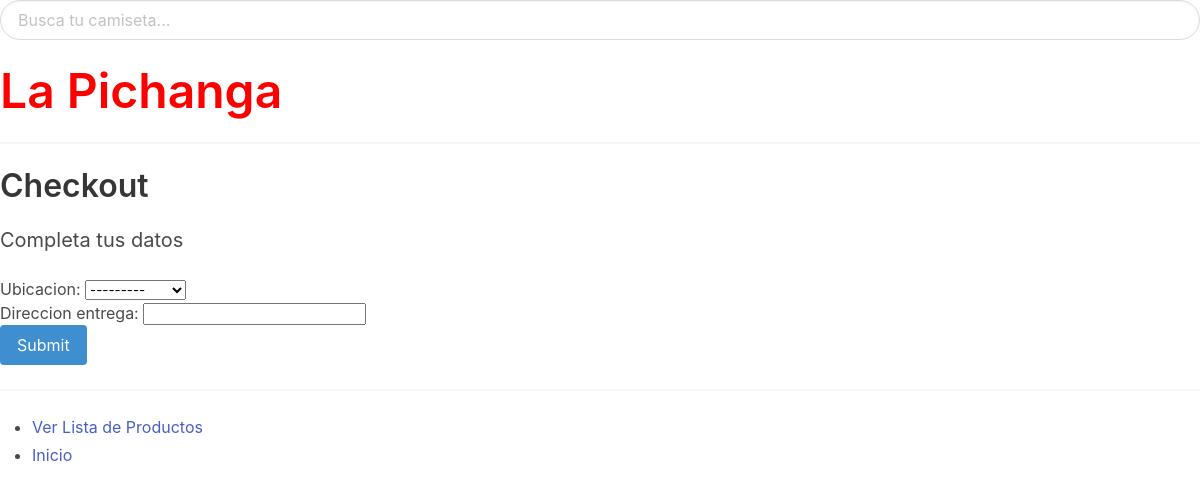
Before: /checkout/5 with the older database file.
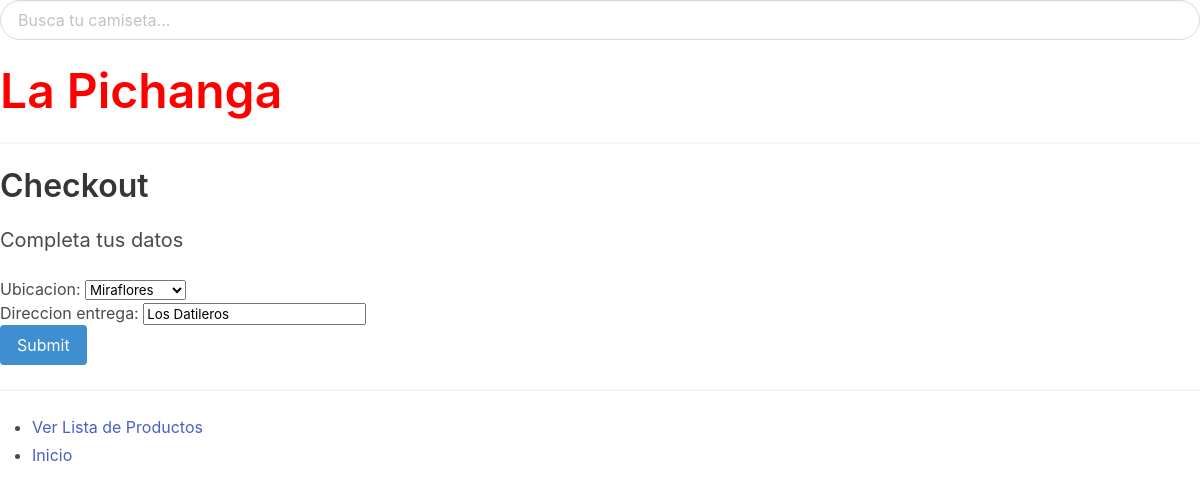
After: the same page with the newer database file.
### main/models.py (models this page shows, shortened)
class Pedido(models.Model):
    cliente = models.ForeignKey('Cliente', on_delete=models.CASCADE, null=True)
    repartidor = models.ForeignKey('Colaborador', on_delete=models.SET_NULL, null=True)
    ubicacion = models.ForeignKey('Localizacion', on_delete=models.SET_NULL, null=True)
    fecha_creacion = models.DateTimeField(auto_now=True)
    fecha_entrega = models.DateTimeField(blank=True, null=True)
    estado = models.CharField(max_length=3)
    direccion_entrega = models.CharField(max_length=100, blank=True, null=True)
    tarifa = models.FloatField(blank=True, null=True)

### main/views.py (the view, shortened to what this page needs)
# urls.py: path('checkout/<int:pk>', views.PedidoUpdateView.as_view(), name='pedido-update'),
class PedidoUpdateView(UpdateView):
    model = Pedido
    fields = ['ubicacion', 'direccion_entrega']
    success_url = reverse_lazy('payment')

### main/models.py (called while the page is built)
    def __str__(self):
        return self.distrito

### main/templates/main/pedido_form.html (shortened to what this page needs)
{% extends "base.html" %}
{% block content %}
    <h3 class="title"> Checkout </h3>
    <div class="block">
        <h5 class="subtitle"> Completa tus datos </h5>
        <form method="post">
          {{ form.as_p }}
          <input type="submit" value="Submit" class="button is-info">
        </form>
    </div>
    <hr>
    <div class="content">
        <ul>
          <li><a href="{% url 'producto-list' %}">Ver Lista de Productos</a></li>
          <li><a href="{% url 'home' %}">Inicio</a></li>
        </ul>
    </div>
{% endblock %}

Changed rows visible on the page:
now on this page (row edited): Pedido: ubicacion "Miraflores", direccion_entrega "Los Datileros"
Other visible differences:
form field ubicacion: "---------" → (not shown)
